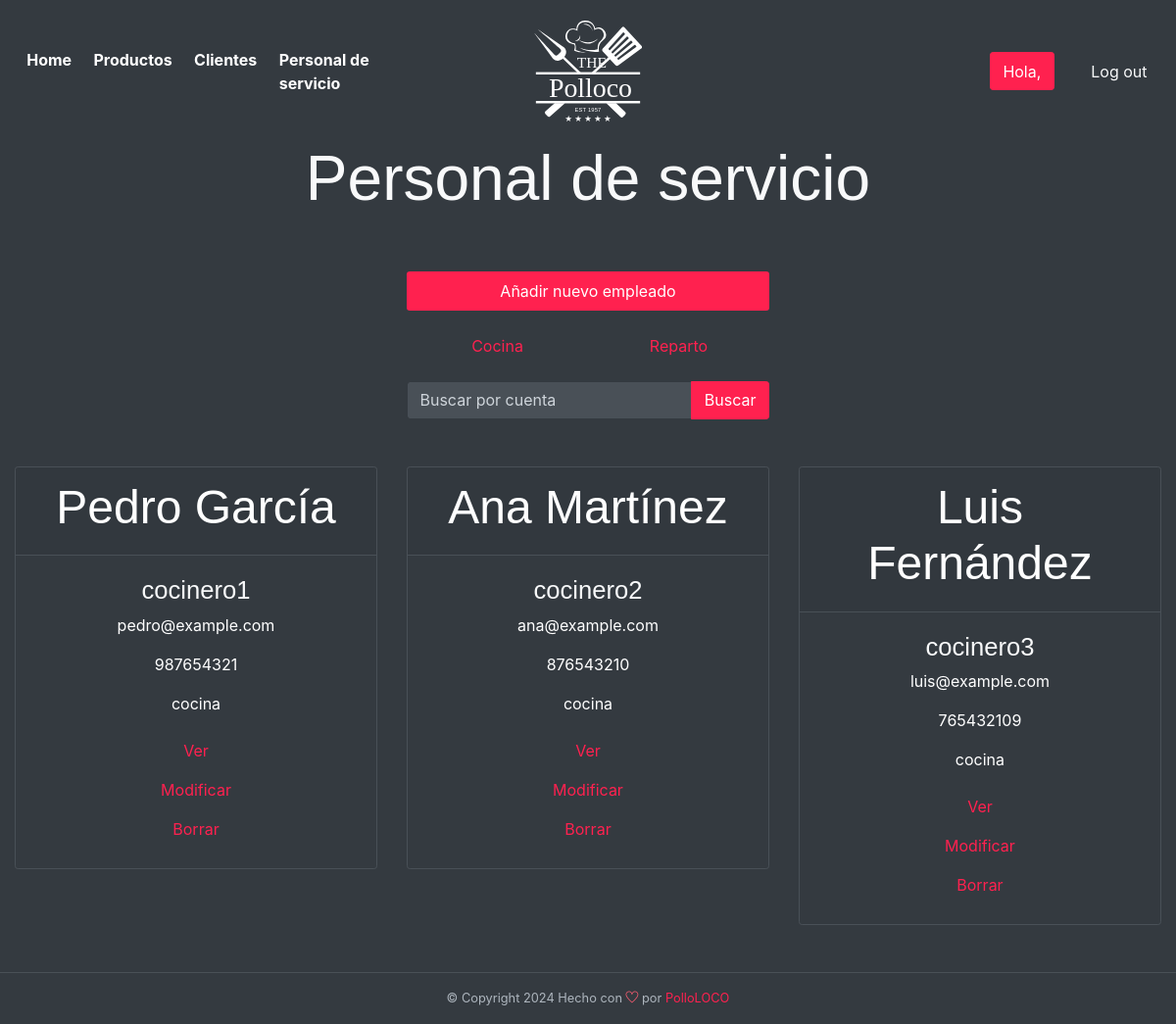
Screenshot of /foodhut/public_html/boss/servicio/profesional.php with the database file from the repository.
### tables this page shows
CREATE TABLE usuario (
  id int auto_increment,
  cuenta varchar(25) not null,
  nombre varchar(25),
  apellidos varchar(25),
  contrasena varchar(25),
  email varchar(45),
  telefono varchar(9),
  ciudad varchar(25),
  cp varchar(5),
  calle varchar(25),
  numero varchar(25),
  piso varchar(25),
  letra varchar(5),
  rol enum ('cliente', 'cocina', 'reparto', 'boss'),
  PRIMARY KEY (id)
);

### foodhut/public_html/boss/servicio/profesional.php (the view, shortened to what this page needs)
<?php
$sql = conectarBaseDatos();
$rol = 'cocina';
$orden = "SELECT * FROM usuario WHERE rol = '$rol' ORDER BY rol";
$registro = $sql->query($orden);
$cuentaBusqueda = '';
if (isset($_GET['buscar'])) {
    $cuentaBusqueda = $sql->real_escape_string($_GET['buscar']);
    $orden = "SELECT * FROM usuario WHERE (rol = 'cocina' OR rol = 'reparto') AND cuenta LIKE ?";
    $stmt = $sql->prepare($orden);
    $likeCuenta = "%" . $cuentaBusqueda . "%";
    $stmt->bind_param("s", $likeCuenta);
    $stmt->execute();
    $registro = $stmt->get_result();
} else {
    $registro = $sql->query($orden);
}
?>
<!DOCTYPE html>
<html lang="es">
<head>
    <link rel="stylesheet" href="../../assets/vendors/themify-icons/css/themify-icons.css">
    <link rel="stylesheet" href="../../assets/vendors/animate/animate.css">
	<link rel="stylesheet" href="../../assets/css/foodhut.css">
</head>
<body data-spy="scroll" data-target=".navbar" data-offset="40" id="home">
    <nav class="custom-navbar navbar navbar-expand-lg navbar-dark fixed-top" data-spy="affix" data-offset-top="10">
        <div class="collapse navbar-collapse" id="navbarSupportedContent">
            <ul class="navbar-nav">
            <li class="nav-item">
                    <a class="nav-link" href="../../inicio.php">Home</a>
                </li>
                <li class="nav-item">
                    <a class="nav-link" href="../articulos.php">Productos</a>
                </li>
                <li class="nav-item">
                    <a class="nav-link" href="../clientes/clientes.php">Clientes</a>
                </li>
                <li class="nav-item">
                    <a class="nav-link" href="profesional.php">Personal de servicio</a>
                </li>
            </ul>
            <a class="navbar-brand m-auto" href="#">
                <img src="../../assets/imgs/logo.svg" class="brand-img" alt="PolloLOCO Logo">
            </a>
            <ul class="navbar-nav">
                <li class="nav-item">
                    <a href="#" class="btn btn-primary ml-xl-4">Hola, <?php echo htmlspecialchars($_SESSION["cuenta"]); ?></a>
                </li>
                <li class="nav-item">
                    <a href="../../sesion.php?session=logout" class="btn ml-xl-4">Log out</a>
                </li>
            </ul>
        </div>
    </nav>
    <div id="blog" class="container-fluid bg-dark text-light py-5 text-center wow fadeIn">
        <br><br>
        <h2 class="section-title py-5">Personal de servicio</h2>
        <div class="row justify-content-center">
            <div class="col-sm-7 col-md-4 mb-5">
                <ul class="nav nav-pills nav-justified mb-3" role="tablist">
                    <li class="nav-item">
                        <a class="nav-link active" href="nuevo_prof.php">Añadir nuevo empleado</a>
                    </li>
                </ul>
                <ul class="nav nav-pills nav-justified mb-3" role="tablist">
                    <li class="nav-item">
                        <a class="nav-link" id="pills-hamburguesas-tab" href="profesional.php?orderby=cocina" role="tab" aria-controls="cocina" aria-selected="true">Cocina</a>
                    </li>
                    <li class="nav-item">
                        <a class="nav-link" id="pills-bocadillos-tab" href="profesional.php?orderby=reparto" role="tab" aria-controls="reparto" aria-selected="false">Reparto</a>
                    </li>
                </ul>
                <form method="get" action="">
                    <div class="input-group">
                        <input type="text" name="buscar" class="form-control" placeholder="Buscar por cuenta" value="<?php echo htmlspecialchars($cuentaBusqueda); ?>">
                        <div class="input-group-append">
                            <button class="btn btn-primary" type="submit">Buscar</button>
                        </div>
                    </div>
                </form>
            </div>
        </div>
        <div class="tab-content" id="pills-tabContent">
            <div class="tab-pane fade show active" id="foods" role="tabpanel" aria-labelledby="pills-home-tab">
                <div class="row">
                <?php while ($organiza = $registro->fetch_assoc()) { ?>
                    <div class="col-md-4">
                        <div class="card bg-transparent border my-3 my-md-0">
                        <div class="card-header">
                            <h1 class="rounded-0 card-img-top img-responsive text-white"><?php echo htmlspecialchars($organiza["nombre"]); ?> <?php echo htmlspecialchars($organiza["apellidos"]); ?></h1>
                        </div>
                            <div class="card-body">
                                <h4 class="pt20 pb20"><?php echo htmlspecialchars($organiza["cuenta"]); ?></h4>
                                <p class="text-white"><?php echo htmlspecialchars($organiza["email"]); ?></p>
                                <p class="text-white"><?php echo htmlspecialchars($organiza["telefono"]); ?></p>
                                <p class="text-white"><?php echo htmlspecialchars($organiza["rol"]); ?></p>
                                <ul class="navbar-nav">
                                <li class="nav-item">
                                        <a class="nav-link" href="ver_prof.php?id=<?php echo $organiza["id"]; ?>">Ver</a>
                                    </li>
                                    <li class="nav-item">
                                        <a class="nav-link" href="modificar_prof.php?id=<?php echo $organiza["id"]; ?>">Modificar</a>
                                    </li>
                                    <li class="nav-item">
                                        <a class="nav-link" href="borrar_prof.php?id=<?php echo $organiza["id"]; ?>">Borrar</a>
                                    </li>
                                </ul>
                            </div>
                        </div>
                    </div>
                <?php } ?>
                </div>
            </div>
        </div>
    </div>
    <div class="bg-dark text-light text-center border-top wow fadeIn">
        <p class="mb-0 py-3 text-muted small">&copy; Copyright <script>document.write(new Date().getFullYear())</script> Hecho con <i class="ti-heart text-danger"></i> por <a href="http://devcrud.com">PolloLOCO</a></p>
    </div>
</body>
</html>

### rows the page displays
usuario: nombre "Pedro", apellidos "García", cuenta "cocinero1", email "pedro@example.com", telefono "987654321", rol "cocina"
usuario: nombre "Ana", apellidos "Martínez", cuenta "cocinero2", email "ana@example.com", telefono "876543210", rol "cocina"
usuario: nombre "Luis", apellidos "Fernández", cuenta "cocinero3", email "luis@example.com", telefono "765432109", rol "cocina"
